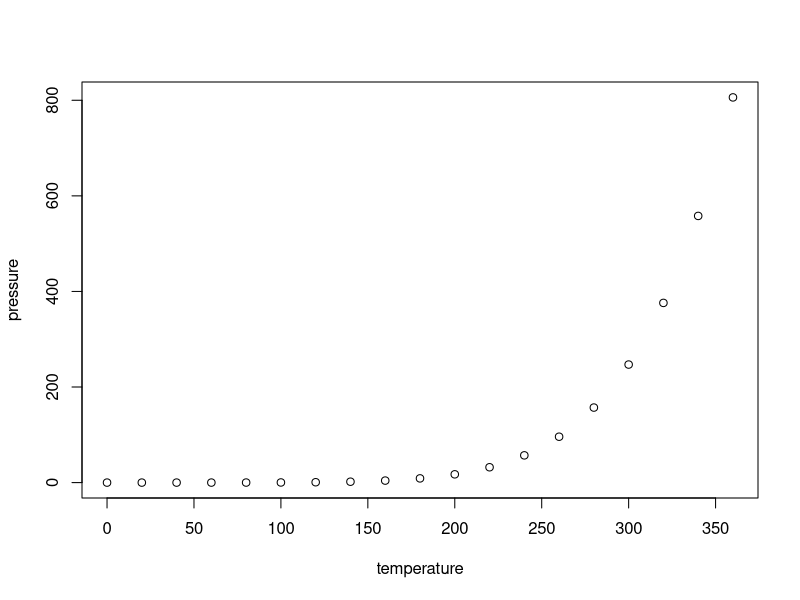
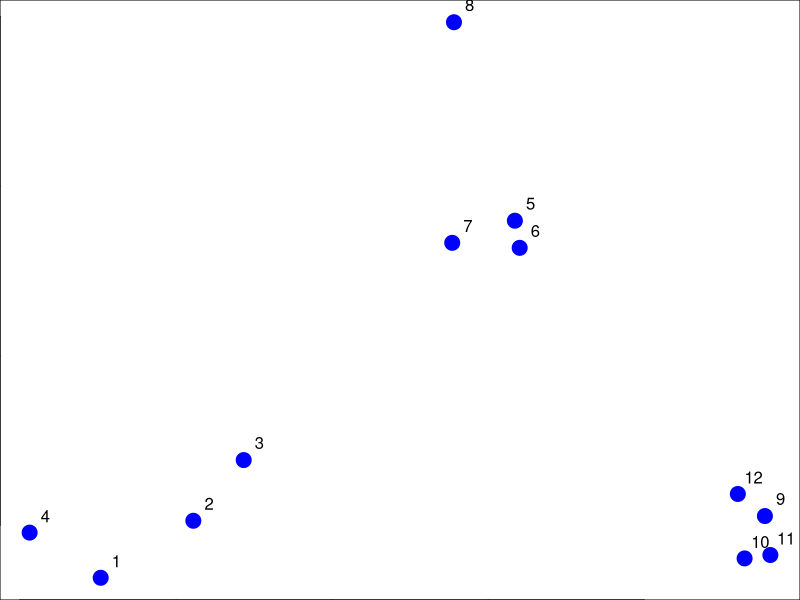
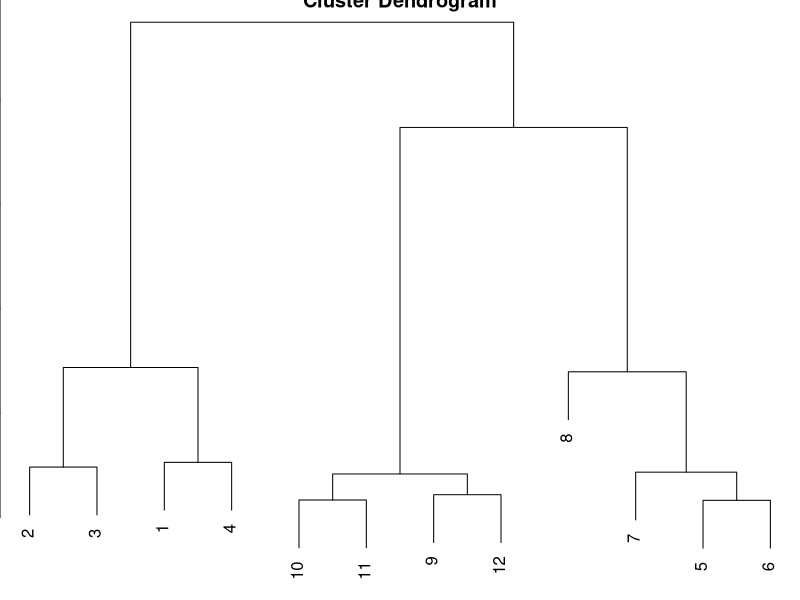

Reproduce these figures in R, in order. (Note: this script raises an error after producing the figures.)
## ---- chunk 1
knitr::opts_chunk$set(echo = TRUE)
## ---- chunk 2
summary(cars)
## ---- chunk 3
plot(pressure)
## ---- chunk 4
set.seed(1234)

par(mar = c(0, 0, 0, 0))
x <- rnorm(12, mean = rep(1:3, each = 4), sd = 0.2)
y <- rnorm(12, mean = rep(c(1, 2, 1), each = 4), sd = 0.2)
plot(x , y, col = "blue", pch = 19, cex = 2)
text(x + 0.05, y + 0.05, labels = as.character(1:12))

## ---- chunk 5
dataFrame <- data.frame(x = x, y = y)
dist(dataFrame) #default is euclidean
## ---- chunk 6
distxy <- dist(dataFrame)
hClustering <- hclust(distxy)
plot(hClustering)
## ---- chunk 7
dataFrame <- data.frame(x = x, y = y)
distxy <- dist(dataFrame)
hClustering <- hclust(distxy)
myplclust(hClustering, lab = rep(1:3, each = 4), lab.col = rep(1:3, each = 4))
## ---- chunk 8
dataFrame <- data.frame(x = x, y = y)
set.seed(143)
dataMatrix <- as.matrix(dataFrame)[sample(1:12),]
heatmap(dataMatrix)

## ---- chunk 9
set.seed(1234)
par(mar = c(0, 0, 0, 0))
x <- rnorm(12, mean = rep(1:3, each = 4), sd = 0.2)
y <- rnorm(12, mean = rep(c(1, 2, 1), each = 4), sd = 0.2)
plot(x , y, col = "blue", pch = 19, cex = 2)
text(x + 0.05, y + 0.05, labels = as.character(1:12))
## ---- chunk 10
dataFrame <- data.frame(x, y)
kmeansObj <- kmeans(dataFrame, centers = 3)
names(kmeansObj)

## ---- chunk 11
kmeansObj$cluster
## ---- chunk 12
kmeansObj$centers
## ---- chunk 13
par(mar = rep(0.2, 4))
plot(x, y, col = kmeansObj$cluster, pch = 19, cex = 2)
points(kmeansObj$centers, col = 1:3, pch = 3,cex = 3, lwd = 3)

## ---- chunk 14
set.seed(1234)
dataMatrix <- as.matrix(dataFrame)[sample(1:12),]
kmeansObj2 <- kmeans(dataMatrix, centers = 3)
par(mfrow = c(1,2), mar = c(2, 4, 0.1, 0.1))
image(t(dataMatrix)[, nrow(dataMatrix):1], yaxt = "n")
image(t(dataMatrix)[, order(kmeansObj$cluster)], yaxt = "n")
## ---- chunk 15
#matrix data

set.seed(12345)
par(mar = rep(0.2, 4))
dataMatrix <- matrix(rnorm(400), nrow = 40)
image(1:10, 1:40, t(dataMatrix)[, nrow(dataMatrix):1])
## ---- chunk 16
par(mar = rep(0.2, 4))
heatmap(dataMatrix)
## ---- chunk 17
set.seed(678910)
for (i in 1:40) {
        #flip a coin
        coinFlip <- rbinom(1, size = 1, prob = 0.5)
        #if coin is heads add a common pattern to that row
        if (coinFlip) {
                dataMatrix[i, ] <- dataMatrix[i , ] + rep(c(0, 3), each = 5)
        }
}
## ---- chunk 18
par(mar = rep(0.2, 4))
image(1:10, 1:40, t(dataMatrix)[ , nrow(dataMatrix):1])
## ---- chunk 19
par(mar = rep(0.2, 4))
heatmap(dataMatrix)
## ---- chunk 20
hh <- hclust(dist(dataMatrix))
dataMatrixOrdered <- dataMatrix[hh$order, ]
par(mfrow = c(1, 3))
image(t(dataMatrixOrdered)[, nrow(dataMatrixOrdered):1])
plot(rowMeans(dataMatrixOrdered), 40:1, xlab = "Row Mean",
     ylab = "Row", pch = 19)
plot(colMeans(dataMatrixOrdered), xlab = "Column", 
     ylab = "Column Mean", pch = 19)
## ---- chunk 21
svd1 <- svd(scale(dataMatrixOrdered))
par(mfrow = c(1,3))
image(t(dataMatrixOrdered)[, nrow(dataMatrixOrdered):1])
plot(svd1$u[, 1], 40:1, xlab = "Row", ylab = "First left singular vector", pch = 19)
plot(svd1$v[, 1], xlab = "Column", ylab = "First right singular vector", pch = 19)
## ---- chunk 22
par(mfrow = c(1,2))
plot(svd1$d, xlab = "Column", ylab = "Singular value", pch = 19)
plot(svd1$d^2/sum(svd1$d^2), xlab = "Column", ylab = "Prop. of variance explained", pch  = 19)
## ---- chunk 23
svd1 <- svd(scale(dataMatrixOrdered))
pca1 <- prcomp(dataMatrixOrdered, scale = TRUE)
plot(pca1$rotation[, 1], svd1$v[, 1], pch = 19, xlab = "Principal Component 1", ylab = "Right Singular Vector 1")
abline(c(0, 1))
## ---- chunk 24
set.seed(678910)

for (i in 1:40) {
        #flip a coin
        coinFlip1 <- rbinom(1, size  = 1, prob = 0.5)
        coinFlip2 <- rbinom(1, size = 1, prob = 0.5)
        #if coin is heads add a common pattern to that row
        if(coinFlip1) {
                dataMatrix[i, ]<- dataMatrix[i, ] + rep(c(0, 5), each = 5)
        }
        if(coinFlip2) {
                dataMatrix[i, ]<- dataMatrix[i, ] + rep(c(0, 5), 5)
        }
}
hh <- hclust(dist(dataMatrix))
dataMatrixOrdered <- dataMatrix[hh$order, ]

## ---- chunk 25
svd2 <- svd(scale(dataMatrixOrdered))
par(mfrow = c(1, 3))
image(t(dataMatrixOrdered)[, nrow(dataMatrixOrdered):1])
plot(rep(c(0, 1), each = 5), pch = 19, xlab = "Column", ylab = "Pattern 1")
plot(rep(c(0, 1), 5), pch = 19, xlab = "Column", ylab = "Pattern 2")
## ---- chunk 26
#the reality now
#v and patterns of variance in rows
svd2 <- svd(scale(dataMatrixOrdered))
par(mfrow = c(1, 3))
image(t(dataMatrixOrdered)[, nrow(dataMatrixOrdered):1])
plot(svd2$v[, 1], pch = 19, xlab = "Column", ylab = "First right singular vector")
plot(svd2$v[, 2], pch = 19, xlab = "Column", ylab = "Second right singular vector")
## ---- chunk 27
#d and variance explained

svd1 <- svd(scale(dataMatrixOrdered))
par(mfrow = c(1, 2))
plot(svd1$d, xlab = "Column", ylab = "Singular value", pch = 19)
plot(svd1$d^2/sum(svd1$d^2), xlab = "Column", ylab = "Percent of variance explained", pch = 19)
